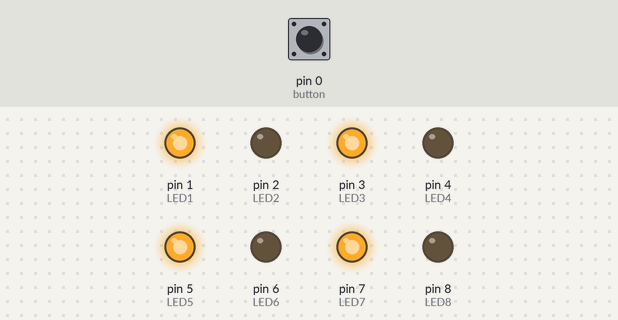
A sketch run on a simulated Arduino Uno, built with avr-gcc and run on an emulated ATmega328P. Shown: output pins drawn as LEDs (lit = HIGH). Inputs (shaded band) come from the test bench; at power-on: pin 0 (button) HIGH.

Above: at 1.8 s.
1.9 s: pin 0 (button) pulled LOW for 0.6 s
At 2.4 s:
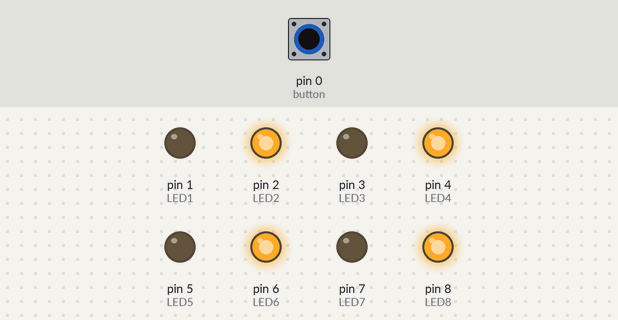
4.0 s: pin 0 (button) pulled LOW for 3.2 s
At 8.6 s:
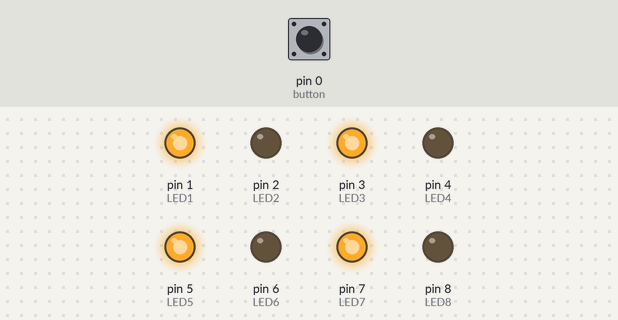
Timing chart, 0 to 10.1 s (numbered marks = the images above; inputs shaded):
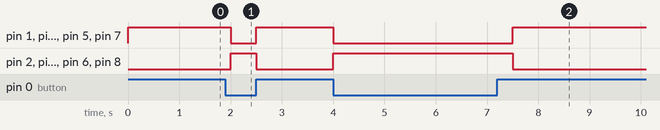

Measured:
- after the input at 1.9 s, pin 1 (LED1), pin 3 (LED3), pin 5 (LED5), pin 7 (LED7): HIGH → LOW after 0.10 s, → HIGH 0.50 s later; pin 2 (LED2), pin 4 (LED4), pin 6 (LED6), pin 8 (LED8): LOW → HIGH after 0.10 s, → LOW 0.50 s later
- after the input at 4.0 s, pin 1 (LED1), pin 3 (LED3), pin 5 (LED5), pin 7 (LED7): HIGH → LOW at once, → HIGH 3.5 s later; pin 2 (LED2), pin 4 (LED4), pin 6 (LED6), pin 8 (LED8): LOW → HIGH at once, → LOW 3.5 s later

The sketch:

Blink.ino
```cpp
int LED1=1;
int LED2=2;
int LED3=3;
int LED4=4;
int LED5=5;
int LED6=6;
int LED7=7;
int LED8=8;
int button=0;
void setup() {
  // initialize digital pin LED_BUILTIN as an output.
  pinMode(LED1, OUTPUT);
  pinMode(LED2, OUTPUT);
  pinMode(LED3, OUTPUT);
  pinMode(LED4, OUTPUT);
  pinMode(LED5, OUTPUT);
  pinMode(LED6, OUTPUT);
  pinMode(LED7, OUTPUT);
  pinMode(LED8, OUTPUT);
  pinMode(button, INPUT);
}

void loop() {
  if(digitalRead(button)==0){
    for(int i=1;i<=8;i++)
  {
    if(i%2==0)
    {
      digitalWrite(i,HIGH);
    }
    else
    {
      digitalWrite(i,LOW);
    }

  }delay(500);

  }
  else
  {
    for(int i=1;i<=8;i++)
  {
    if(i%2!=0)
    {
      digitalWrite(i,HIGH);
    }
    else
    {
      digitalWrite(i,LOW);
    }

  }delay(500);
  }
}
```
